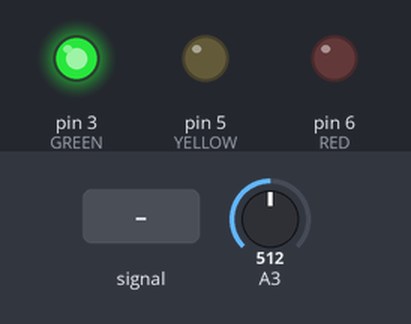
Bench run of a sketch on a simulated Arduino Uno, built with avr-gcc and run on an emulated ATmega328P. On the bench: output pins drawn as LEDs (lit = HIGH). The test bench sets the inputs (shaded band); at power-on: A3 = 512. What the sketch prints to the serial monitor is not drawn.

Above: at 1.2 s.
1.3 s: A3 fed a 200 Hz sine of ±460 counts around its level
At 21.1 s:
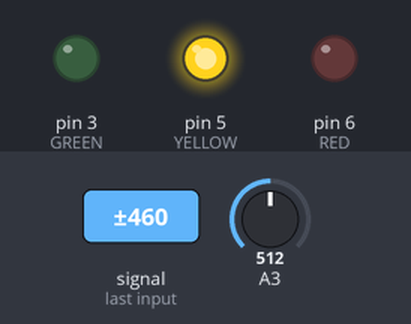
At 26.1 s:
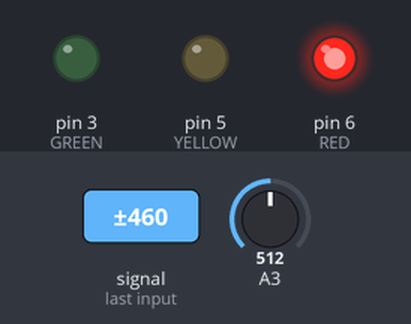
Timing chart, 0 to 26.5 s (numbered marks = the images above; inputs shaded):
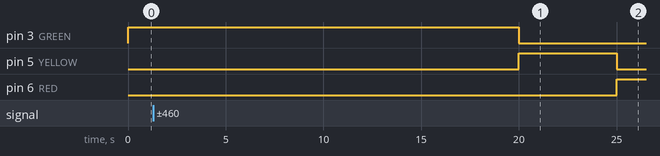

The sketch:

lab3.ino
```cpp
int controllerValue;
float voltage;
unsigned long TIME_RED;
unsigned long TIME_GREEN;
unsigned long TIME_YELLOW;
unsigned long TIME_NOW;
unsigned long TIME_STATE_DURATION;
unsigned long TIME_LEFT_GREEN;
unsigned long TIME_OBSTACLE_APPEARED;
unsigned long currentMillis = 0;
unsigned long previousMillis = 0;        // will store last time LED was updated
const long intervalBlink = 1000;           // interval at which to blink (milliseconds)
int yellowBlinkState = LOW;             // ledState used to set the LED
boolean obstaclePresentBefore = false;

int state; //State is a variable for having knowledge of the current state
           //Assignment can be GREEN,YELLOW,RED variables
//Pin setup
int GREEN = 3;
int YELLOW = 5;
int RED = 6;

//Time setup
int GREEN_INTERVAL = 20000;
int RED_INTERVAL = 15000;
int YELLOW_INTERVAL = 5000;

void setup() {
  Serial.begin(9600);
  pinMode(GREEN,OUTPUT);
  pinMode(YELLOW,OUTPUT);
  pinMode(RED,OUTPUT);
  greenOn();
  TIME_NOW = millis();
}

void loop() {
  controllerValue = analogRead(A3);
  voltage = controllerValue*(5.0/1023);
  //Serial.println(voltage);


  //Obstacle present
  if(voltage < 0.5){
    if(obstaclePresentBefore == false){
      TIME_OBSTACLE_APPEARED = millis();
      obstaclePresentBefore = true;
    }

    TIME_NOW = millis();
    if(state==GREEN){
      if(TIME_LEFT_GREEN > 3000){
         //We have enough time (more than 3 seconds)
         Serial.println(TIME_NOW-TIME_OBSTACLE_APPEARED);
         if(TIME_NOW - TIME_OBSTACLE_APPEARED >= 3000){
             digitalWrite(GREEN, LOW);
             Serial.println(TIME_NOW - TIME_OBSTACLE_APPEARED);
             if(TIME_NOW - TIME_OBSTACLE_APPEARED <= 11000){   //less than 8 sec have passed. Blink yellow light for 8 sec per 1 sec
                unsigned long currentMillis = millis();
                blinkYellow();
             }else{
                 Serial.println("Red on.....");
                 digitalWrite(YELLOW, LOW);
                 redOn();
             }
         }

      }else{
        //We have less than 3 seconds
        TIME_NOW = millis();
        if(TIME_NOW - TIME_OBSTACLE_APPEARED >= TIME_LEFT_GREEN){
          digitalWrite(GREEN, LOW);
          if((TIME_NOW - TIME_OBSTACLE_APPEARED) <= (TIME_LEFT_GREEN + 8000)){
            blinkYellow();
          }else{
            digitalWrite(YELLOW, LOW);
            redOn();
          }
        }
      }

    }else if(state==YELLOW){
      normalCycle();
    }else if(state==RED){
      TIME_STATE_DURATION = millis();
      normalCycle();
    }


  }else{
    obstaclePresentBefore = false;
    normalCycle();
  }
}

void greenOn(){
    TIME_STATE_DURATION = millis();
    state=GREEN;
    digitalWrite(GREEN, HIGH);
    digitalWrite(RED, LOW);
    digitalWrite(YELLOW, LOW);
  }

  void yellowOn(){
    TIME_STATE_DURATION = millis();
    state=YELLOW;
    digitalWrite(GREEN, LOW);
    digitalWrite(RED, LOW);
    digitalWrite(YELLOW, HIGH);
  }

  void redOn(){
    TIME_STATE_DURATION = millis();
    state=RED;
    digitalWrite(GREEN, LOW);
    digitalWrite(RED, HIGH);
    digitalWrite(YELLOW, LOW);
  }

  void normalCycle(){
    TIME_NOW = millis();
    if(state==GREEN){
      TIME_LEFT_GREEN = GREEN_INTERVAL - (TIME_NOW - TIME_STATE_DURATION);
      if(TIME_NOW - TIME_STATE_DURATION > GREEN_INTERVAL){ //Switch to yellow state
         yellowOn();
      }
    }else if(state==YELLOW){
      if(TIME_NOW - TIME_STATE_DURATION > YELLOW_INTERVAL){ //Switch to red state
         redOn();
      }
    }else if(state==RED){
      if(TIME_NOW - TIME_STATE_DURATION > RED_INTERVAL){ //Switch to green state
         greenOn();
      }
    }
  }

  void blinkYellow(){
     unsigned long currentMillis = millis();

      if (currentMillis - previousMillis >= intervalBlink) {
        // save the last time you blinked the LED
        previousMillis = currentMillis;

        // if the LED is off turn it on and vice-versa:
        if (yellowBlinkState == LOW) {
           yellowBlinkState = HIGH;
        } else {
           yellowBlinkState = LOW;
        }

        // set the LED with the ledState of the variable:
       digitalWrite(YELLOW, yellowBlinkState);
      }
  }
```
